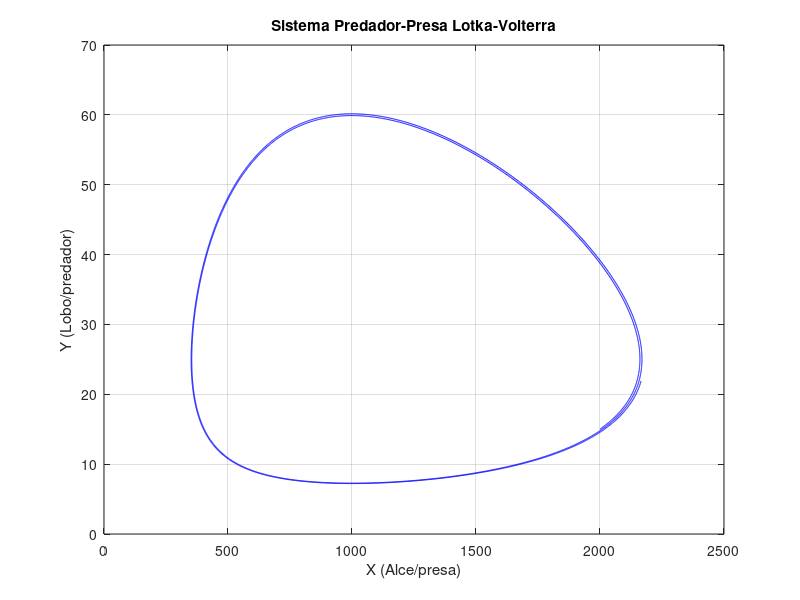
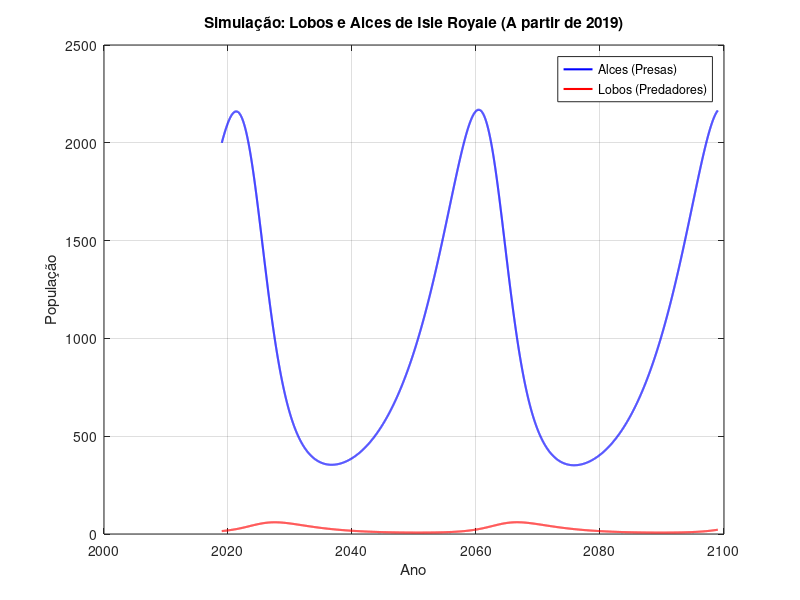

Reproduce these figures in MATLAB, in order.
% Parâmetros e condições iniciais
a = 0.15; b = 0.006; c = 0.2; d = 0.0002;
n = 80;
h = 0.01; 
passos = n./h
T = ones(1,passos+1);
X = ones(1,passos+1);
t = 0;
Y = ones(1,passos+1);
x = 2000;   # Alces Iniciais
y = 15;     # Lobos Iniciais
X(1) = x;
Y(1) = y;
T(1) = 2019;

% Aplicando o Método de Euler
for t = 1:passos
    f = (a - b*y)*x;
    g = (d*x - c)*y;
    x = x + (h)*f;
    y = y + (h)*g;
    X(t+1) = x;
    Y(t+1) = y;
    T(t+1) = T(t) + h;
end

%P lotando o gráfico
figure;
plot(X,Y, 'b-');
title('Sistema Predador-Presa Lotka-Volterra');
xlabel('X (Alce/presa)');
ylabel('Y (Lobo/predador)');
grid on;
box on;
print("sistema(YxX).png", "-dpng", "-r300");
figure;
plot(T, X, 'b-', 'LineWidth', 1.5); 
hold on;
plot(T, Y, 'r-', 'LineWidth', 1.5);
title('Simulação: Lobos e Alces de Isle Royale (A partir de 2019)');
xlabel('Ano');
ylabel('População');
legend('Alces (Presas)', 'Lobos (Predadores)');
grid on;
hold off;
